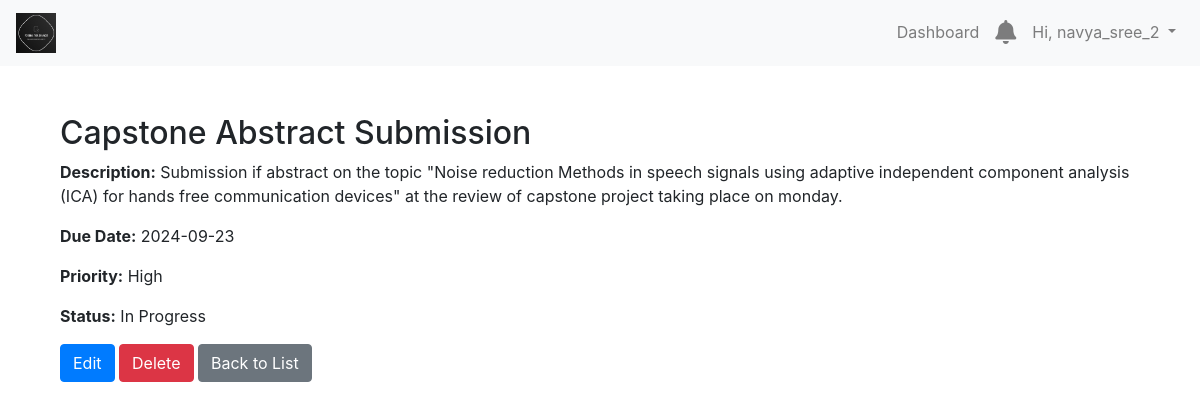
/tasks/2/ (signed in), run on an earlier commit of the app's database.
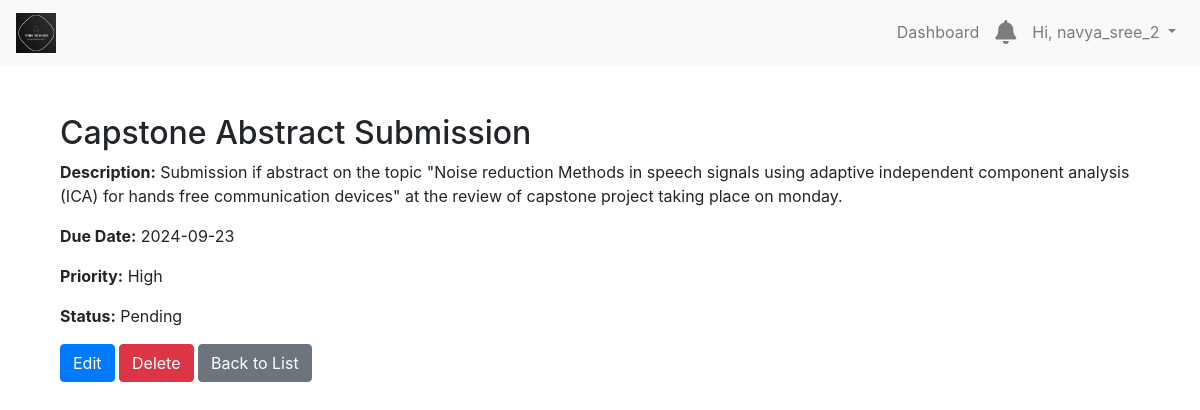
And on a later commit of the database.
### tasks/models.py (models this page shows, shortened)
class Task(models.Model):
    PRIORITY_CHOICES = [
        ('L', 'Low'),
        ('M', 'Medium'),
        ('H', 'High'),
    ]
    STATUS_CHOICES = [
        ('P', 'Pending'),
        ('IP', 'In Progress'),
        ('C', 'Completed'),
    ]
    user = models.ForeignKey(User, on_delete=models.CASCADE)
    title = models.CharField(max_length=200)
    description = models.TextField(blank=True)
    due_date = models.DateField(null=True, blank=True)
    priority = models.CharField(max_length=1, choices=PRIORITY_CHOICES, default='M')
    status = models.CharField(max_length=2, choices=STATUS_CHOICES, default='P')
    category = models.ForeignKey(Category, null=True, on_delete=models.SET_NULL)
    created_at = models.DateTimeField(auto_now_add=True)
    is_completed = models.BooleanField(default=False)

### tasks/views.py (the view)
# urls.py: path('tasks/<int:pk>/', views.task_detail, name='task_detail'),
@login_required
def task_detail(request, pk):
    task = get_object_or_404(Task, pk=pk, user=request.user)
    return render(request, 'tasks/task_detail.html', {'task': task})

### tasks/templates/tasks/task_detail.html (shortened to what this page needs)
{% extends 'base.html' %}
{% block content %}
<div class="container mt-5">
    <h2>{{ task.title }}</h2>
    <p><strong>Description:</strong> {{ task.description }}</p>
    <p><strong>Due Date:</strong> {{ task.due_date|date:"Y-m-d" }}</p>
    <p><strong>Priority:</strong> {{ task.get_priority_display }}</p>
    <p><strong>Status:</strong> {{ task.get_status_display }}</p>
    <a href="{% url 'task_update' task.pk %}" class="btn btn-primary">Edit</a>
    <a href="{% url 'task_delete' task.pk %}" class="btn btn-danger">Delete</a>
    <a href="{% url 'task_list' %}" class="btn btn-secondary">Back to List</a>
</div>
{% endblock %}

What changed in the data, as far as the page shows it:
changed Task "Capstone Abstract Submission": status "In Progress" → "Pending"
